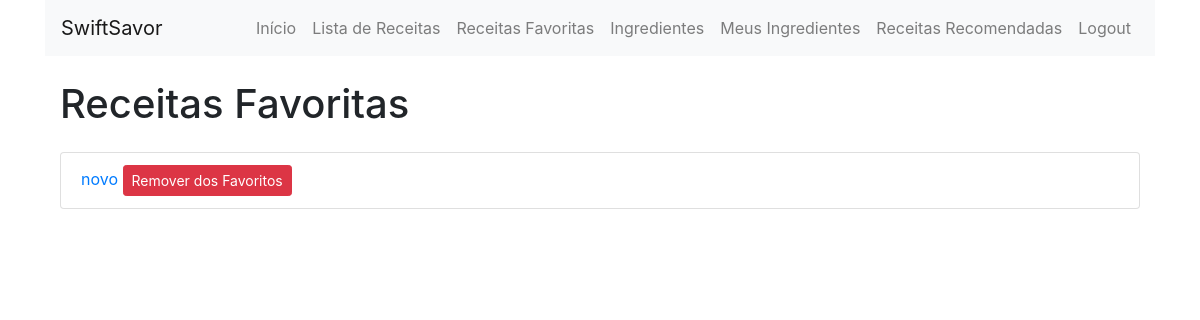
/receitas_favoritas/ (signed in), run on an earlier commit of the app's database.
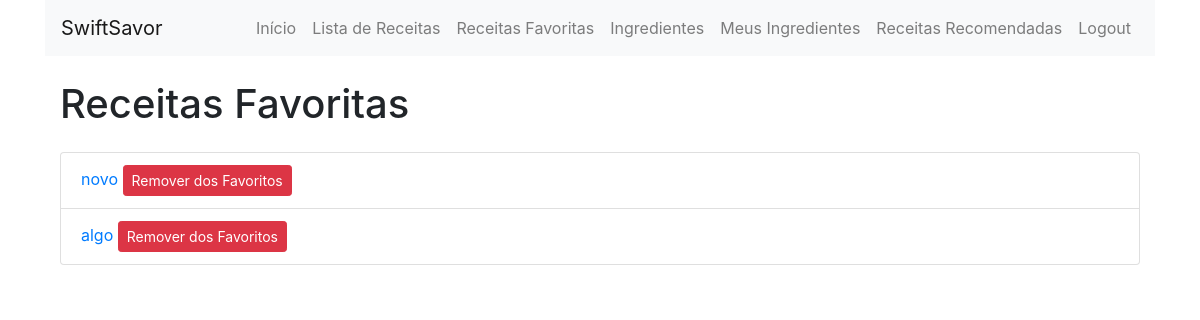
And on a later commit of the database.
### main/models.py (models this page shows, shortened)
class ReceitaFavorita(models.Model):
    usuario = models.ForeignKey(User, on_delete=models.CASCADE)
    receita = models.ForeignKey(Receita, on_delete=models.CASCADE)
    class Meta:
        unique_together = ('usuario', 'receita')

class Receita(models.Model):
    nome = models.CharField(max_length=200)
    ingredientes = models.ManyToManyField(Ingrediente)
    instrucoes = models.TextField()
    usuario = models.ForeignKey(User, on_delete=models.SET_NULL, null=True, blank=True)
    data_cadastro = models.DateField(auto_now_add=False, default=timezone.now)

### main/views.py (the view)
# urls.py: path('receitas_favoritas/', receitas_favoritas, name='receitas_favoritas'),
@login_required
def receitas_favoritas(request):
    receitas_favoritas = ReceitaFavorita.objects.filter(usuario=request.user)
    return render(request, 'main/receitas_favoritas.html', {'receitas_favoritas': receitas_favoritas})

### main/templates/main/receitas_favoritas.html (shortened to what this page needs)
{% extends 'main/base.html' %}
{% block content %}
    <div class="container mt-4">
        <h1 class="mb-4">Receitas Favoritas</h1>
        {% if receitas_favoritas %}
            <ul class="list-group">
                {% for receita_favorita in receitas_favoritas %}
                    <li class="list-group-item">
                        <a href="{% url 'detalhes_receita' receita_favorita.receita.id %}">
                            {{ receita_favorita.receita.nome }}
                        </a>
                        <form method="post" action="{% url 'remover_favorito' receita_favorita.receita.id %}" class="d-inline">
                            <button type="submit" class="btn btn-danger btn-sm">Remover dos Favoritos</button>
                        </form>
                    </li>
                {% endfor %}
            </ul>
        {% else %}
            <p>Nenhuma receita favorita encontrada.</p>
        {% endif %}
    </div>
{% endblock %}

What changed in the data, as far as the page shows it:
added ReceitaFavorita: receita.nome "algo"
